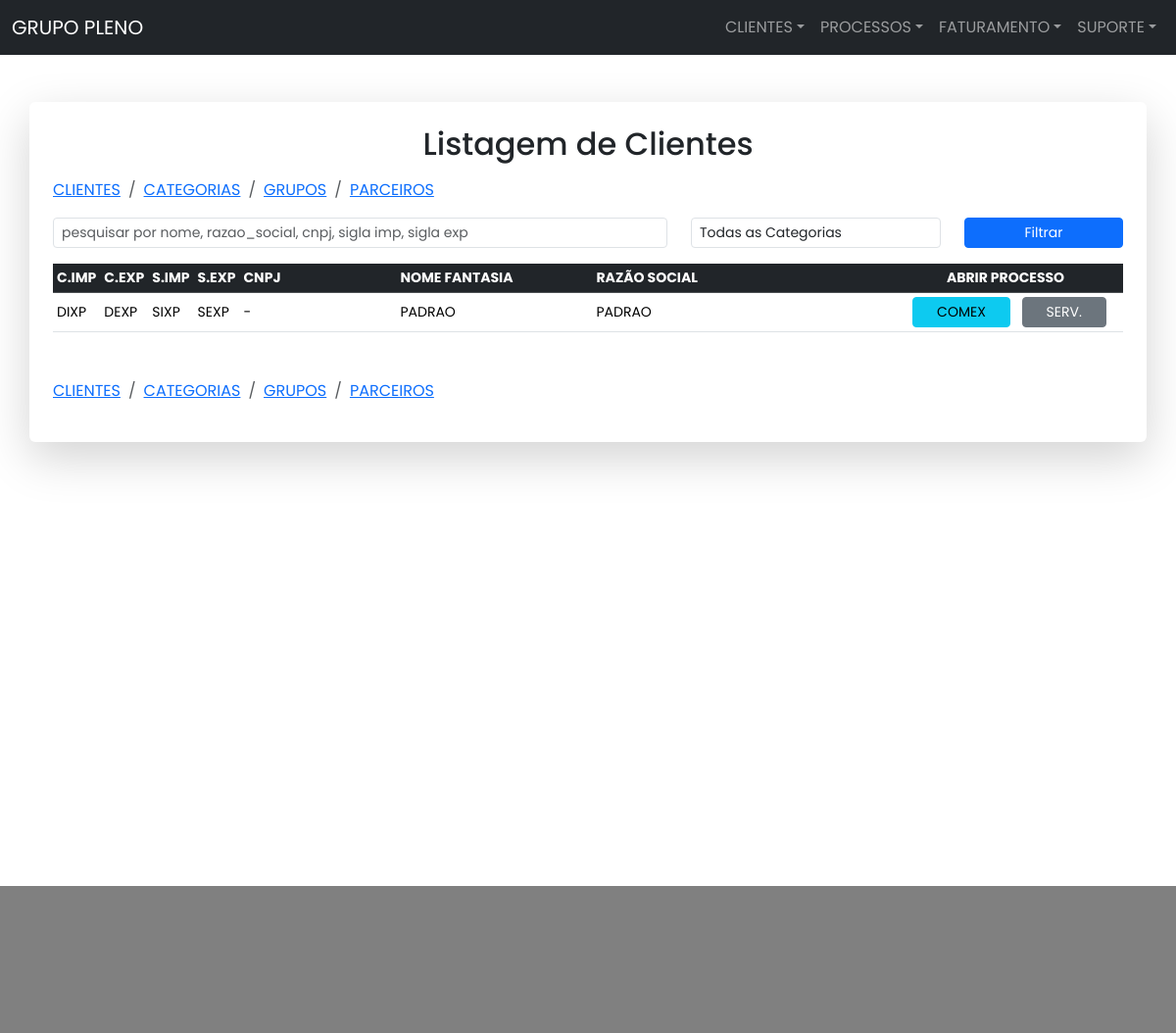
/clientes/, run on the app's committed database.
### parceiros/models.py (models this page shows, shortened)
class Teste1Cliente(models.Model):
    STATUS_CHOICES = [
        ('A', 'ATIVO'),
        ('I', 'INATIVO'),
    ]
    nome = models.CharField(
        max_length=50, verbose_name='NOME FANTASIA', null=True, blank=True)
    razao_social = models.CharField(
        max_length=200, verbose_name='RAZÃO SOCIAL', null=True, blank=True)
    cnpj = models.CharField(
        max_length=25, verbose_name='CNPJ', null=True, blank=True)
    insc_est = models.CharField(
        max_length=25, verbose_name='INSC EST', null=True, blank=True)
    sigla_imp = models.CharField(
        max_length=5, verbose_name='SIGLA IMP', null=True, blank=True)
    sigla_exp = models.CharField(
        max_length=5, verbose_name='SIGLA EXP', null=True, blank=True)
    serv_sigla_imp = models.CharField(
        max_length=5, verbose_name='SIGLA IMP SERV', null=True, blank=True)
    serv_sigla_exp = models.CharField(
        max_length=5, verbose_name='SIGLA EXP SERV', null=True, blank=True)
    cod_interno = models.CharField(
        max_length=25, verbose_name='COD INTERNO', null=True, blank=True)
    observacoes = models.TextField(
        verbose_name='OBSERVACOES', null=True, blank=True)
    status = models.CharField(
        max_length=2, choices=STATUS_CHOICES)
    grupo = models.ForeignKey(Teste1Grupo, related_name='grupos',
                              on_delete=models.SET_NULL,
                              null=True, blank=True)
    categoria = models.ForeignKey(Teste1Categoria, related_name='categorias',
                                  on_delete=models.SET_NULL,
                                  null=True, blank=True)

### parceiros/views.py (the view, shortened to what this page needs)
# urls.py: path('clientes/', ClienteView.as_view(), name='clientes'),
class ClienteView(View):
    template_name = 'clientes/clientes_list.html'
    def get(self, request):
        title = 'CLIENTES'
        form = ClienteForm()
        clientes = Teste1Cliente.objects.all().order_by('nome').filter(
                status='A', grupo_id=3)
        grupos = Teste1Grupo.objects.all()
        categorias = Teste1Categoria.objects.all()
        query = request.GET.get('q', '')
        status = request.GET.get('status', '')
        grupo = request.GET.get('grupo', '')
        categoria = request.GET.get('categoria', '')
        if status:
            clientes = clientes.filter(status=status)
        if grupo:
            clientes = clientes.filter(grupo__id=grupo)
        if categoria:
            clientes = clientes.filter(categoria__id=categoria)
        default_page = 1
        page = request.GET.get('page', default_page)
        clientes_per_page = 25
        paginator = Paginator(clientes, clientes_per_page)
        page_number = request.GET.get('page')
        clientes_page = paginator.get_page(page_number)
        try:
            clientes_page = paginator.page(page)
        except PageNotAnInteger:
            clientes_page = paginator.page(default_page)
        except EmptyPage:
            clientes_page = paginator.page(paginator.num_pages)
        return render(request, ClienteView.template_name, {
            'title': title,
            'clientes': clientes_page,
            'categorias': categorias,
            'query': query,
            'status': status,
            'grupos': grupos,
            'categoria': categoria,
            'form': form
        })

### parceiros/templates/clientes/clientes_list.html (shortened to what this page needs)
{% extends 'base.html' %}
{% load static %}
{% block body %}
<main class="container p-4 shadow-lg p-3 mb-5 bg-white rounded my-5">
    <h2 class="text-center mb-3">Listagem de Clientes</h2>
    {% include 'clientes/_breadcrumb_clientes.html' %}
    <form method="POST" class="mb-3">
        <div class="row">
            <div class="col-sm-7">
                <input type="text" name="q" class="form-control form-control-sm" autocomplete="off"
                placeholder="pesquisar por nome, razao_social, cnpj, sigla imp, sigla exp" value="{{ query }}">
            </div>
            <div class="col-sm-3">
                <select name="categoria" class="form-control form-control-sm">
                    <option value="">Todas as Categorias</option>
                </select>
            </div>
            <div class="col-sm-2">
                <button type="submit" class="btn btn-primary btn-sm w-100" name="search">Filtrar</button>
            </div>
        </div>
    </form>
    <table class="table table-responsive table-hover table-sm">
        <thead class="table-dark">
          <tr class="small text-uppercase">
            <th scope="col">C.Imp</th>
            <th scope="col">C.Exp</th>
            <th scope="col">S.Imp</th>
            <th scope="col">S.Exp</th>
            <th scope="col">CNPJ</th>
            <th scope="col">Nome Fantasia</th>
            <th scope="col">Razão Social</th>
            <th class="text-center" scope="col">Abrir Processo</th>
          </tr>
        </thead>
        <tbody class="table-sm">
            {% for cliente in clientes %}
            <tr class="small">
                <td class="align-middle" style="width:40px">{{ cliente.sigla_imp }}</td>
                <td class="align-middle" style="width:40px">{{ cliente.sigla_exp }}</td>
                <td class="align-middle" style="width:40px">{{ cliente.serv_sigla_imp }}</td>
                <td class="align-middle" style="width:40px">{{ cliente.serv_sigla_exp }}</td>
                <td class="align-middle" style="width:160px">{{ cliente.cnpj }}</td>
                <td class="align-middle" style="width:200px;">{{ cliente.nome }}</td>
                <td class="align-middle">{{ cliente.razao_social }}</td>
                <td class="text-center align-middle" style="width:240px">
                    <a href="" data-bs-toggle="modal" data-bs-target="#processoModal_{{ cliente.id }}"
                        class="btn btn-sm btn-info px-4 mx-2">COMEX</a>
                    <a href="" data-bs-toggle="modal" data-bs-target="#processoServModal_{{ cliente.id }}"
                        class="btn btn-sm btn-secondary px-4">SERV.</a>
                </td>
            </tr>
            {% endfor %}
        </tbody>
    </table>
    {% include 'clientes/_breadcrumb_clientes.html' %}
</main>
{% endblock %}

### operacional/templates/base.html (style rules this page uses)
* { font-family: 'Poppins', sans-serif; }

### data on the page
Teste1Cliente: sigla_imp "DIXP", sigla_exp "DEXP", serv_sigla_imp "SIXP", serv_sigla_exp "SEXP", cnpj "-", nome "PADRAO", razao_social "PADRAO"
